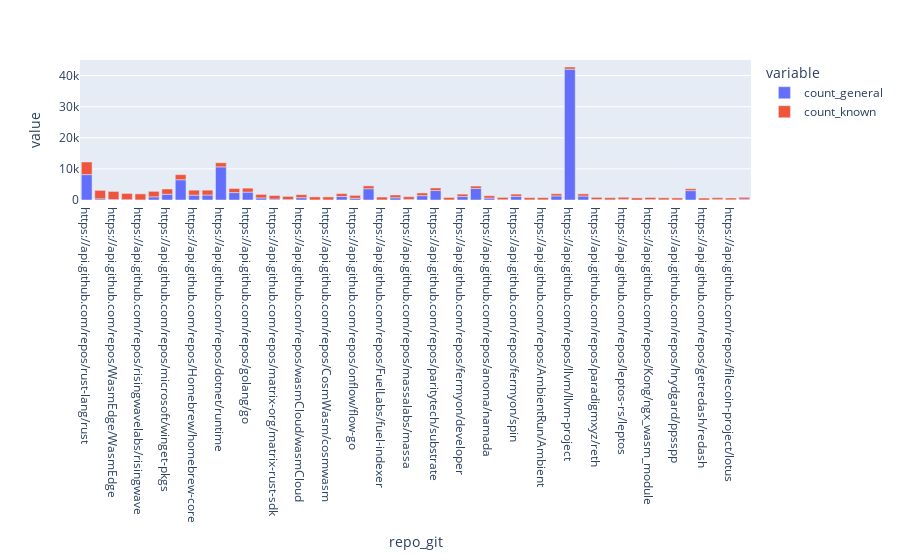

Notebook source saved alongside this figure:
### Markdown cell above
## Simple approach

In this figure we visualize the count of contributions from those in 'p' and 'P^' stacked on top of one another. 

Most of the most-contributed-to projects of those in 'p' are also most-contributed-to by members of 'p' (they are not also largely contributed to by those in 'P^').

Some notable visual exceptions are 'NixOS/nixpkgs,' 'dotnet/runtime,' 'astral-sh/ruff,' 'paritytech/substrate,' and 'llvm/llvm-project.'

### Code cell
fig_joined_counts = px.bar(
    data_frame=joined_counts
    .sort_values(by="count_known", ascending=False) # sort the joined_counts df by the number of contributions made by those in p
    [:50], # only take the first 50
    y=["count_general", "count_known"]
)
fig_joined_counts

### Figure 1 — Plotly figure (JSON) as saved in the notebook; plotly's stock layout.template omitted (floating-point values rounded to 4 significant figures)
{"data": [{"alignmentgroup": "True", "hovertemplate": "variable=count_general<br>repo_git=%{x}<br>value=%{y}<extra></extra>", "legendgroup": "count_general", "marker": {"color": "#636efa", "pattern": {"shape": ""}}, "name": "count_general", "offsetgroup": "count_general", "orientation": "v", "showlegend": true, "textposition": "auto", "type": "bar", "x": ["https://api.github.com/repos/rust-lang/rust", "https://api.github.com/repos/bytecodealliance/wasmtime", "https://api.github.com/repos/WasmEdge/WasmEdge", "https://api.github.com/repos/wasmerio/wasmer", "https://api.github.com/repos/risingwavelabs/risingwave", "https://api.github.com/repos/noir-lang/noir", "https://api.github.com/repos/microsoft/winget-pkgs", "https://api.github.com/repos/NixOS/nixpkgs", "https://api.github.com/repos/Homebrew/homebrew-core", "https://api.github.com/repos/leanprover-community/mathlib4", "https://api.github.com/repos/dotnet/runtime", "https://api.github.com/repos/gear-tech/gear", "https://api.github.com/repos/golang/go", "https://api.github.com/repos/WebAssembly/binaryen", "https://api.github.com/repos/matrix-org/matrix-rust-sdk", "https://api.github.com/repos/containerd/runwasi", "https://api.github.com/repos/wasmCloud/wasmCloud", "https://api.github.com/repos/dependabot/dependabot-core", "https://api.github.com/repos/CosmWasm/cosmwasm", "https://api.github.com/repos/apollographql/router", "https://api.github.com/repos/onflow/flow-go", "https://api.github.com/repos/astral-sh/ruff", "https://api.github.com/repos/FuelLabs/fuel-indexer", "https://api.github.com/repos/ni/nimble", "https://api.github.com/repos/massalabs/massa", "https://api.github.com/repos/vercel/next.js", "https://api.github.com/repos/paritytech/substrate", "https://api.github.com/repos/tigerbeetle/tigerbeetle", "https://api.github.com/repos/fermyon/developer", "https://api.github.com/repos/emscripten-core/emscripten", "https://api.github.com/repos/anoma/namada", "https://api.github.com/repos/cargo-bins/cargo-binstall", "https://api.github.com/repos/fermyon/spin", "https://api.github.com/repos/web-infra-dev/rspack", "https://api.github.com/repos/AmbientRun/Ambient", "https://api.github.com/repos/ChainSafe/forest", "https://api.github.com/repos/llvm/llvm-project", "https://api.github.com/repos/dotnet/aspnetcore", "https://api.github.com/repos/paradigmxyz/reth", "https://api.github.com/repos/osmosis-labs/mesh-security", "https://api.github.com/repos/leptos-rs/leptos", "https://api.github.com/repos/moondance-labs/tanssi", "https://api.github.com/repos/Kong/ngx_wasm_module", "https://api.github.com/repos/OffchainLabs/nitro", "https://api.github.com/repos/hrydgard/ppsspp", "https://api.github.com/repos/paritytech/polkadot-sdk", "https://api.github.com/repos/getredash/redash", "https://api.github.com/repos/swc-project/swc", "https://api.github.com/repos/filecoin-project/lotus", "https://api.github.com/repos/stealthrocket/timecraft"], "xaxis": "x", "y": [8158, 383, 149, 95, 19, 1015, 1853, 6514, 1563, 1608, 10659, 2388, 2536, 663, 310, 130, 743, 20, 16, 1118, 558, 3626, 25, 714, 177, 1392, 3038, 26, 1107, 3711, 618, 96, 1176, 42, 42, 1307, 42063, 1285, 153, 43, 206, 1, 137, 49, 38, 3014, 6, 133, 61, 275], "yaxis": "y"}, {"alignmentgroup": "True", "hovertemplate": "variable=count_known<br>repo_git=%{x}<br>value=%{y}<extra></extra>", "legendgroup": "count_known", "marker": {"color": "#EF553B", "pattern": {"shape": ""}}, "name": "count_known", "offsetgroup": "count_known", "orientation": "v", "showlegend": true, "textposition": "auto", "type": "bar", "x": ["https://api.github.com/repos/rust-lang/rust", "https://api.github.com/repos/bytecodealliance/wasmtime", "https://api.github.com/repos/WasmEdge/WasmEdge", "https://api.github.com/repos/wasmerio/wasmer", "https://api.github.com/repos/risingwavelabs/risingwave", "https://api.github.com/repos/noir-lang/noir", "https://api.github.com/repos/microsoft/winget-pkgs", "https://api.github.com/repos/NixOS/nixpkgs", "https://api.github.com/repos/Homebrew/homebrew-core", "https://api.github.com/repos/leanprover-community/mathlib4", "https://api.github.com/repos/dotnet/runtime", "https://api.github.com/repos/gear-tech/gear", "https://api.github.com/repos/golang/go", "https://api.github.com/repos/WebAssembly/binaryen", "https://api.github.com/repos/matrix-org/matrix-rust-sdk", "https://api.github.com/repos/containerd/runwasi", "https://api.github.com/repos/wasmCloud/wasmCloud", "https://api.github.com/repos/dependabot/dependabot-core", "https://api.github.com/repos/CosmWasm/cosmwasm", "https://api.github.com/repos/apollographql/router", "https://api.github.com/repos/onflow/flow-go", "https://api.github.com/repos/astral-sh/ruff", "https://api.github.com/repos/FuelLabs/fuel-indexer", "https://api.github.com/repos/ni/nimble", "https://api.github.com/repos/massalabs/massa", "https://api.github.com/repos/vercel/next.js", "https://api.github.com/repos/paritytech/substrate", "https://api.github.com/repos/tigerbeetle/tigerbeetle", "https://api.github.com/repos/fermyon/developer", "https://api.github.com/repos/emscripten-core/emscripten", "https://api.github.com/repos/anoma/namada", "https://api.github.com/repos/cargo-bins/cargo-binstall", "https://api.github.com/repos/fermyon/spin", "https://api.github.com/repos/web-infra-dev/rspack", "https://api.github.com/repos/AmbientRun/Ambient", "https://api.github.com/repos/ChainSafe/forest", "https://api.github.com/repos/llvm/llvm-project", "https://api.github.com/repos/dotnet/aspnetcore", "https://api.github.com/repos/paradigmxyz/reth", "https://api.github.com/repos/osmosis-labs/mesh-security", "https://api.github.com/repos/leptos-rs/leptos", "https://api.github.com/repos/moondance-labs/tanssi", "https://api.github.com/repos/Kong/ngx_wasm_module", "https://api.github.com/repos/OffchainLabs/nitro", "https://api.github.com/repos/hrydgard/ppsspp", "https://api.github.com/repos/paritytech/polkadot-sdk", "https://api.github.com/repos/getredash/redash", "https://api.github.com/repos/swc-project/swc", "https://api.github.com/repos/filecoin-project/lotus", "https://api.github.com/repos/stealthrocket/timecraft"], "xaxis": "x", "y": [4070, 2714, 2614, 2007, 1954, 1771, 1678, 1639, 1602, 1560, 1319, 1317, 1274, 1148, 1140, 1027, 987, 986, 974, 941, 923, 920, 916, 901, 889, 872, 850, 792, 776, 767, 754, 735, 720, 715, 712, 699, 696, 694, 689, 689, 685, 683, 670, 651, 633, 616, 611, 599, 588, 588], "yaxis": "y"}], "layout": {"barmode": "relative", "legend": {"title": {"text": "variable"}, "tracegroupgap": 0}, "margin": {"t": 60}, "xaxis": {"anchor": "y", "domain": [0, 1], "title": {"text": "repo_git"}}, "yaxis": {"anchor": "x", "domain": [0, 1], "title": {"text": "value"}}}}
